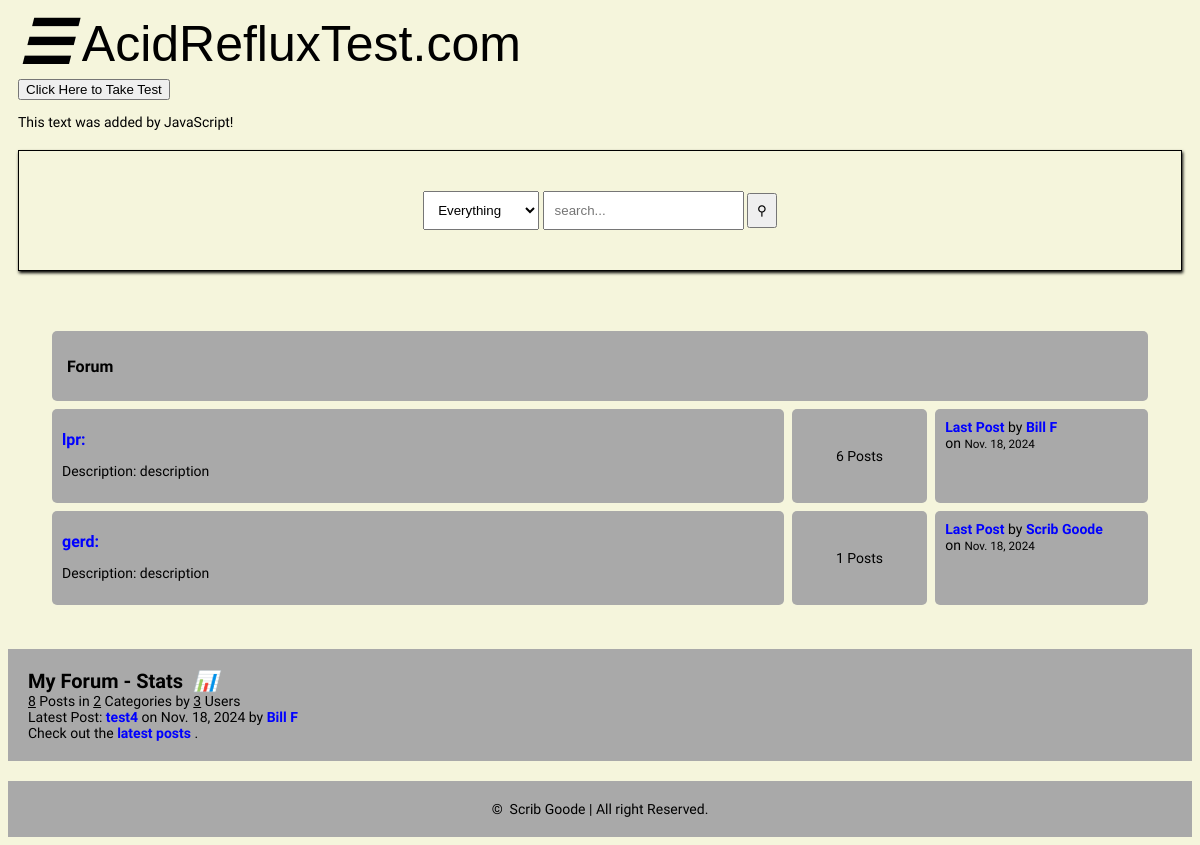
The page / on the database its author committed.
### forum/models.py (models this page shows, shortened)
class Category(models.Model):
    title = models.CharField(max_length=50)
    slug = models.SlugField(max_length=400, unique=True, blank=True)
    description = models.TextField(default="description")
    class Meta:
        verbose_name_plural = "categories"
    def get_url(self):
        return reverse("myForum", kwargs={
            "slug":self.slug
        })
    @property
    def num_posts(self):
        return Post.objects.filter(categories=self).count()
    @property
    def last_post(self):
        return Post.objects.filter(categories=self).latest("date")

class Post(models.Model):
    title = models.CharField(max_length=400)
    slug = models.SlugField(max_length=400, unique=True, blank=True)
    user = models.ForeignKey(Author, on_delete=models.CASCADE)
    content = HTMLField()
    categories = models.ManyToManyField(Category)
    date = models.DateTimeField(auto_now_add=True)
    approved = models.BooleanField(default=False)
    hit_count_generic = GenericRelation(HitCount, object_id_field='object_pk',
        related_query_name='hit_count_generic_relation'
    )
    tags = TaggableManager()
    comments = models.ManyToManyField(Comment, blank=True)
    def get_url(self):
        return reverse("detail", kwargs={
            "slug":self.slug
        })

class Author(models.Model):
    user = models.ForeignKey(User, on_delete=models.CASCADE)
    fullname = models.CharField(max_length=40, blank=True)
    slug = models.SlugField(max_length=400, unique=True, blank=True)
    bio = HTMLField()
    points = models.IntegerField(default=0)
    profile_pic = ResizedImageField(size=[50, 80], quality=100, upload_to="authors", default=None, null=True)

### forum/views.py (the view)
# urls.py: 2. Add a URL to urlpatterns:  path('', views.home, name='home')
def home(request):
    forums = Category.objects.all()
    num_posts = Post.objects.all().count()
    num_users = User.objects.all().count()
    num_categories = forums.count()
    last_post = Post.objects.latest("date")
    context = {
        "forums": forums,
        "num_posts": num_posts,
        "num_users": num_users,
        "num_categories": num_categories,
        "last_post": last_post,
        "title": "Home Page"
    }
    return render(request, "home.html", context)

### forum/content_processor.py (called while the page is built, shortened)
def searchFunction(request):
    context = {}
    posts = Post.objects.all()
    return context

### templates/home.html (shortened to what this page needs)
{% extends 'base.html' %}
{% block content %}
        <div class="container">
            <div class="subforum">
                <div class="subforum-title">
                    <h1>Forum</h1>
                </div>
                {% for forum in forums %}
                <div class="subforum-row">
                    <div class="subforum-description subforum-column">
                        <h1><a href="{{forum.get_url}}">{{forum.title}}:</a></h1>
                        <p>Description: {{forum.description}} </p>
                    </div>
                    <div class="subforum-stats subforum-column center">
                        <span>{{forum.num_posts}} Posts</span>
                    </div>
                    <div class="subforum-info subforum-column">
                        <b><a href="{{forum.last_post.get_url}}">Last Post</a></b> by <a href="">{{forum.last_post.user.fullname|title}}</a>
                        <br>
                        on <small>{{forum.last_post.date|date}}</small>
                    </div>
                </div>
            </div>
            {% endfor %}
        <div class="forum-info">
            <div class="chart">
                My Forum - Stats &nbsp;<i>&#128202</i>
            </div>
            <span><u>{{num_posts}}</u> Posts in <u>{{num_categories}}</u> Categories by <u>{{num_users}}</u> Users</span><br>
            <span>Latest Post: <b><a href="{{last_post.get_url}}">{{last_post.title}}</a></b> on {{last_post.date|date}} by <a href="">{{last_post.user.fullname|title}}</a></span><br>
            <span>Check out the<a href="{% url 'latest_posts' %}"> latest posts</a> .</span>
        </div>
{% endblock content %}

### templates/base.html (shortened to what this page needs)
{% load static %}
<!DOCTYPE html>
<html lang="en">
    <head>
        <link rel="stylesheet" href="{% static 'home_page_style.css' %}">
    </head>
    <body>
        <header>
            <div class="navbar">
                <a href="#" class="bar-icon" id="iconBar" onclick="hideIconBar()"><i>&#9776</i></a>
                <div class="brand"> AcidRefluxTest.com </div>
            </div>
            <div class="test-info">
                <a href="ar_test.html">
                    <button type="button">Click Here to Take Test</button>
                </a>
                <p id="demo"></p>
            </div>
            <form action="{% url 'search_result' %}" role="form" method="GET">
            <div class="search-box">
                <div>
                    <select name="" id="">
                        <option value="everything">Everything</option>
                    </select>
                    <input type="text" name="q" id="" placeholder="search..."></input>
                    <button type="submit" name="search">&#9906</button>
                </div>
            </div>
            </form>
        </header>
        {% block content %}
        {% endblock content %}
        <footer>
            <span>&copy; &nbsp;Scrib Goode | All right Reserved.</span>
        </footer>
    </body>
</html>

### static/home_page_style.css (style rules this page uses)
* { box-sizing: border-box; }
html { font-size: 14px; font-family: 'Titillium Web', sans-serif; background-color:beige; color:black }
a { color:blue; font-weight: bolder; text-decoration: none; }
h1 { font-size: 16px; font-weight: bolder; }
.container { margin: 20px; padding: 20px; }
.subforum { margin-top: 20px; }
.subforum-title { background-color: darkgray; padding: 15px; border-radius: 5px; margin: 4px; }
.subforum-row { display: grid; grid-template-columns: 67% 13% 20%; }
.subforum-column { padding: 10px; margin: 4px; border-radius: 5px; background-color: darkgray; }
.center { display: flex; justify-content: center; align-items: center; }
header { margin-inline: 10px; }
.navbar { display: flex; align-items: center; }
.bar-icon { font-size: 60px; display: inline-block; margin-right: 10px; color:black; cursor: pointer; }
.brand { font-size: 50px; display: inline-block; font-family: 'Gill Sans', 'Gill Sans MT', Calibri, 'Trebuchet MS', sans-serif; }
.search-box { border: solid 1px; margin-top: 20px; padding: 40px; display: flex; justify-content: center; box-shadow: 1px 2px 3px; }
.search-box select { padding: 10px; }
.search-box input { padding: 10px }
.search-box button { padding: 8px; }
.forum-info { padding: 20px; background-color:darkgray; }
.chart { font-size: 20px; font-weight: bold; }
footer { margin-top: 20px; padding: 20px; background-color: darkgray; display: block; text-align: center; }

### rows shown on the page
Category: title "lpr", description "description", num_posts "6", last_post.user.fullname "Bill F", last_post "Nov. 18, 2024"
Category: title "gerd", description "description", num_posts "1", last_post.user.fullname "Scrib Goode", last_post "Nov. 18, 2024"
Post: title "test4", date "Nov. 18, 2024", user.fullname "Bill F"

### other values the page prints
{{ num_posts }} "8"
{{ num_categories }} "2"
{{ num_users }} "3"
